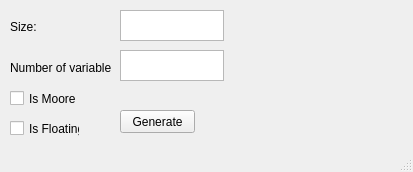
<?xml version="1.0" encoding="UTF-8"?>
<ui version="4.0">
 <class>Generate</class>
 <widget class="QMainWindow" name="Generate">
  <property name="geometry">
   <rect>
    <x>0</x>
    <y>0</y>
    <width>413</width>
    <height>172</height>
   </rect>
  </property>
  <property name="windowTitle">
   <string>Generate</string>
  </property>
  <widget class="QWidget" name="centralwidget">
   <widget class="QLabel" name="SizeLabel">
    <property name="geometry">
     <rect>
      <x>10</x>
      <y>20</y>
      <width>47</width>
      <height>13</height>
     </rect>
    </property>
    <property name="text">
     <string>Size:</string>
    </property>
   </widget>
   <widget class="QLabel" name="VariableLabel">
    <property name="geometry">
     <rect>
      <x>10</x>
      <y>60</y>
      <width>101</width>
      <height>16</height>
     </rect>
    </property>
    <property name="text">
     <string>Number of variables:</string>
    </property>
   </widget>
   <widget class="QCheckBox" name="MooreBox">
    <property name="geometry">
     <rect>
      <x>10</x>
      <y>90</y>
      <width>70</width>
      <height>17</height>
     </rect>
    </property>
    <property name="text">
     <string>Is Moore</string>
    </property>
   </widget>
   <widget class="QCheckBox" name="FloatBox">
    <property name="geometry">
     <rect>
      <x>10</x>
      <y>120</y>
      <width>70</width>
      <height>17</height>
     </rect>
    </property>
    <property name="text">
     <string>Is Floating</string>
    </property>
   </widget>
   <widget class="QPushButton" name="GenerateButton">
    <property name="geometry">
     <rect>
      <x>120</x>
      <y>110</y>
      <width>75</width>
      <height>23</height>
     </rect>
    </property>
    <property name="text">
     <string>Generate</string>
    </property>
   </widget>
   <widget class="QTextEdit" name="SizeText">
    <property name="geometry">
     <rect>
      <x>120</x>
      <y>10</y>
      <width>104</width>
      <height>31</height>
     </rect>
    </property>
   </widget>
   <widget class="QTextEdit" name="VariableText">
    <property name="geometry">
     <rect>
      <x>120</x>
      <y>50</y>
      <width>104</width>
      <height>31</height>
     </rect>
    </property>
   </widget>
  </widget>
  <widget class="QStatusBar" name="statusbar"/>
 </widget>
 <resources/>
 <connections/>
</ui>
